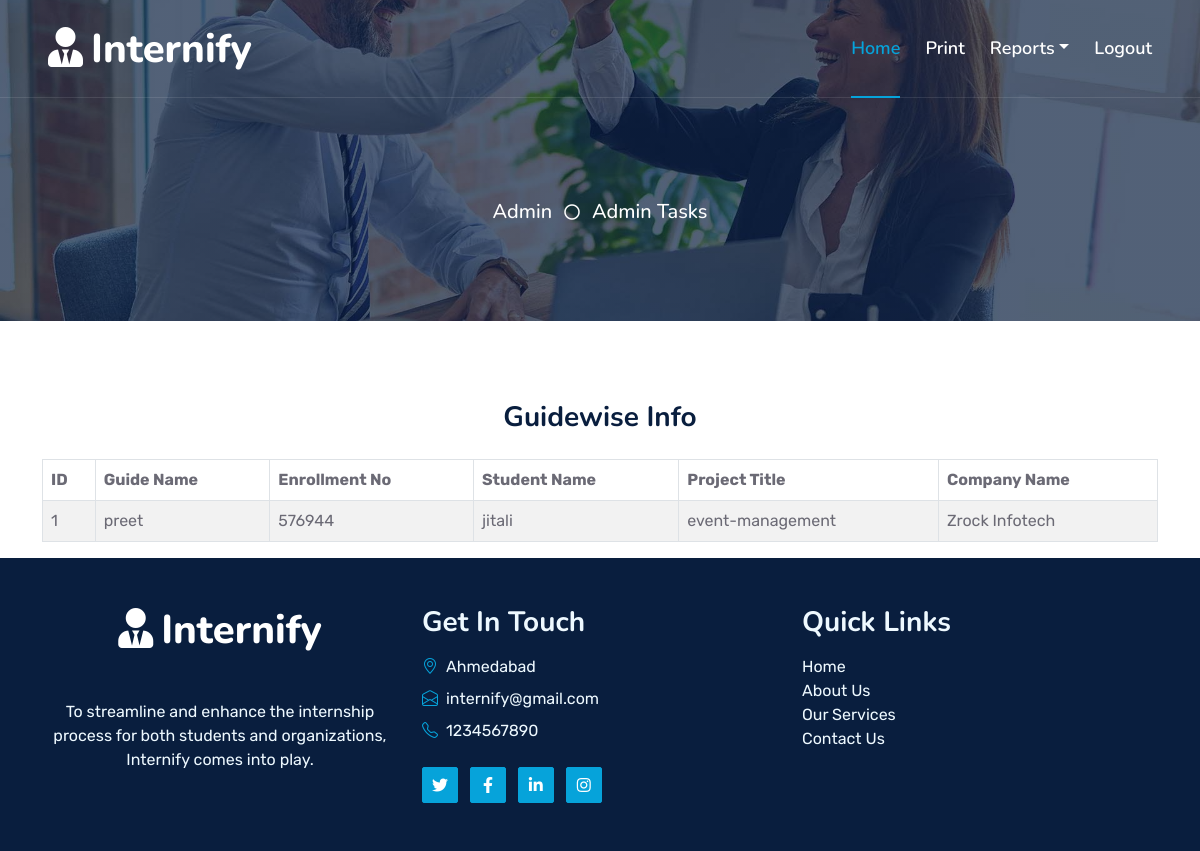
Page /admin_guidewise_report.php on the committed database.
### tables this page shows
CREATE TABLE `assigned_guide_info` (
  `aid` int(10) NOT NULL,
  `erno` int(10) NOT NULL,
  `snm` varchar(50) NOT NULL,
  `prj_title` varchar(25) NOT NULL,
  `comp_name` varchar(25) NOT NULL,
  `gnm` varchar(25) NOT NULL
);

### admin_guidewise_report.php (the view)
<?php
include("admin_report_header.php");
include("conn.php");
?>
<div class="container">
    <h3 class="text-center mb-4">Guidewise Info</h3>
    <?php
    $res4 = mysqli_query($conn, "SELECT * FROM assigned_guide_info");
    if (mysqli_num_rows($res4) > 0) {
        ?>
        <div class="table-responsive">
            <table class="table table-striped table-bordered">
                <thead class="thead-dark">
                    <tr>
                        <th>ID</th>
                        <th>Guide Name</th>
                        <th>Enrollment No</th>
                        <th>Student Name</th>
                        <th>Project Title</th>
                        <th>Company Name</th>
                    </tr>
                </thead>
                <tbody>
                    <?php
                    while ($r4 = mysqli_fetch_array($res4)) {
                        echo "<tr>";
                        echo "<td>" . $r4[0] . "</td>";
                        echo "<td>" . $r4[5] . "</td>";
                        echo "<td>" . $r4[1] . "</td>";
                        echo "<td>" . $r4[2] . "</td>";
                        echo "<td>" . $r4[3] . "</td>";
                        echo "<td>" . $r4[4] . "</td>";
                        echo "</tr>";
                    }
                    ?>
                </tbody>
            </table>
        </div>
        <?php
    } else {
        echo "<div class='alert alert-info' role='alert'>No Data Found</div>";
    }
    ?>
</div>
<?php
include("footer.php");
?>

### css/style.css (style rules this page uses)
:root { --primary: #06A3DA; --secondary: #34AD54; --light: #EEF9FF; --dark: #091E3E; }
h3, h4, .fw-semi-bold { font-weight: 700 !important; }

### rows in the picture
assigned_guide_info: aid "1", gnm "preet", erno "576944", snm "jitali", prj_title "event-management", comp_name "Zrock Infotech"
